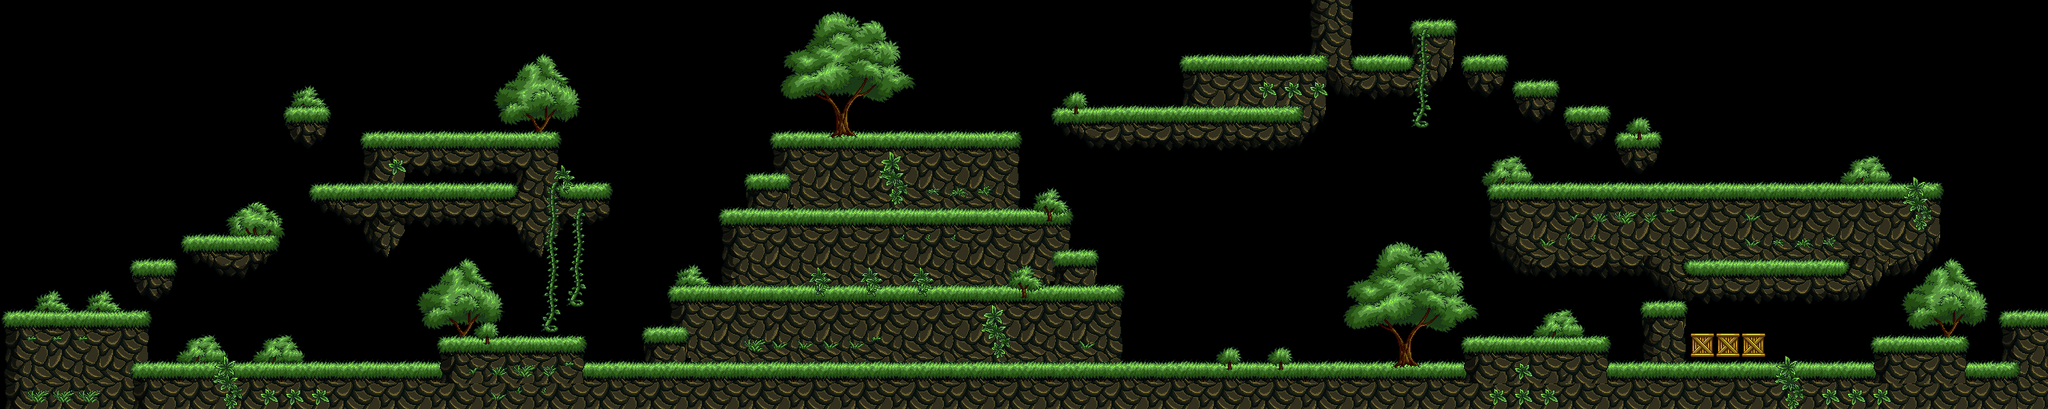

The image is a tile-based game level rendered from a .tmx file. Its description and source (layers, tilesets, objects; grid data summarised) follow:
An orthogonal 80x16 tile map with 32x32 px tiles, 6 tile layers (Tile Layer 5, Tile Layer 1, Tile Layer 2, Tile Layer 3, ...), 3 tilesets and 145 objects (coin, playerPositon, monster).

<map version="1.0" tiledversion="1.1.5" orientation="orthogonal" renderorder="right-down" width="80" height="16" tilewidth="32" tileheight="32" infinite="0" nextobjectid="199">
 <tileset firstgid="1" name="tiles" tilewidth="32" tileheight="32" tilecount="192" columns="48">
  <image source="tiles.png" width="1536" height="128" />
 </tileset>
 <tileset firstgid="193" name="objects" tilewidth="32" tileheight="32" tilecount="1920" columns="48">
  <image source="objects.png" width="1536" height="1280" />
 </tileset>
 <tileset firstgid="2113" name="details" tilewidth="32" tileheight="32" tilecount="39" columns="39">
  <image source="details.png" width="1248" height="32" />
 </tileset>
 <layer name="Tile Layer 5" width="80" height="16">
  <data>[1280 cells, 110 non-empty, 42 distinct tile ids]</data>
 </layer>
 <layer name="Tile Layer 1" width="80" height="16">
  <data>[1280 cells, 277 non-empty, 68 distinct tile ids]</data>
 </layer>
 <layer name="Tile Layer 2" width="80" height="16">
  <data>[1280 cells, 328 non-empty, 56 distinct tile ids]</data>
 </layer>
 <layer name="Tile Layer 3" width="80" height="16">
  <data>[1280 cells, 48 non-empty, 20 distinct tile ids]</data>
 </layer>
 <layer name="Tile Layer 4" width="80" height="16">
  <data>[1280 cells, 177 non-empty, 62 distinct tile ids]</data>
 </layer>
 <objectgroup name="goodobj">
  <object id="51" name="coin" x="299" y="402">
   <properties>
    <property name="ID" value="0" />
   </properties>
  </object>
  <object id="116" x="381" y="97">
   <properties>
    <property name="ID" value="1" />
   </properties>
  </object>
  <object id="117" x="317" y="251">
   <properties>
    <property name="ID" value="0" />
   </properties>
  </object>
  <object id="118" x="344" y="402">
   <properties>
    <property name="ID" value="0" />
   </properties>
  </object>
  <object id="119" x="395" y="401">
   <properties>
    <property name="ID" value="0" />
   </properties>
  </object>
  <object id="120" x="554" y="203">
   <properties>
    <property name="ID" value="1" />
   </properties>
  </object>
  <object id="121" x="586" y="204">
   <properties>
    <property name="ID" value="1" />
   </properties>
  </object>
  <object id="122" x="621" y="202">
   <properties>
    <property name="ID" value="1" />
   </properties>
  </object>
  <object id="123" x="733" y="195">
   <properties>
    <property name="ID" value="0" />
   </properties>
  </object>
  <object id="124" x="815" y="241">
   <properties>
    <property name="ID" value="0" />
   </properties>
  </object>
  <object id="125" x="845" y="271">
   <properties>
    <property name="ID" value="0" />
   </properties>
  </object>
  <object id="126" x="875" y="303">
   <properties>
    <property name="ID" value="0" />
   </properties>
  </object>
  <object id="127" x="1525" y="98">
   <properties>
    <property name="ID" value="1" />
   </properties>
  </object>
  <object id="128" x="1562" y="98">
   <properties>
    <property name="ID" value="1" />
   </properties>
  </object>
  <object id="129" x="1605" y="98">
   <properties>
    <property name="ID" value="1" />
   </properties>
  </object>
  <object id="130" x="1676" y="207">
   <properties>
    <property name="ID" value="0" />
   </properties>
  </object>
  <object id="131" x="1673" y="243">
   <properties>
    <property name="ID" value="0" />
   </properties>
  </object>
  <object id="132" x="1672" y="276">
   <properties>
    <property name="ID" value="0" />
   </properties>
  </object>
  <object id="133" x="1672" y="310">
   <properties>
    <property name="ID" value="0" />
   </properties>
  </object>
  <object id="134" x="1671" y="343">
   <properties>
    <property name="ID" value="0" />
   </properties>
  </object>
  <object id="136" x="645" y="275">
   <properties>
    <property name="ID" value="0" />
   </properties>
  </object>
  <object id="137" x="645" y="308">
   <properties>
    <property name="ID" value="0" />
   </properties>
  </object>
  <object id="138" x="647" y="341">
   <properties>
    <property name="ID" value="0" />
   </properties>
  </object>
  <object id="140" x="1855" y="36">
   <properties>
    <property name="ID" value="0" />
   </properties>
  </object>
  <object id="143" x="1926" y="60">
   <properties>
    <property name="ID" value="0" />
   </properties>
  </object>
  <object id="144" x="1987" y="97">
   <properties>
    <property name="ID" value="0" />
   </properties>
  </object>
  <object id="145" x="2047" y="130">
   <properties>
    <property name="ID" value="0" />
   </properties>
  </object>
  <object id="146" x="2345" y="176">
   <properties>
    <property name="ID" value="1" />
   </properties>
  </object>
  <object id="147" x="2383" y="176">
   <properties>
    <property name="ID" value="1" />
   </properties>
  </object>
  <object id="148" x="516" y="399">
   <properties>
    <property name="ID" value="1" />
   </properties>
  </object>
  <object id="149" x="1632" y="421">
   <properties>
    <property name="ID" value="1" />
   </properties>
  </object>
  <object id="150" x="1674" y="418">
   <properties>
    <property name="ID" value="1" />
   </properties>
  </object>
  <object id="151" x="1713" y="417">
   <properties>
    <property name="ID" value="1" />
   </properties>
  </object>
  <object id="158" x="1190" y="317">
   <properties>
    <property name="ID" value="1" />
   </properties>
  </object>
  <object id="159" x="1226" y="316">
   <properties>
    <property name="ID" value="1" />
   </properties>
  </object>
  <object id="160" x="1260" y="315">
   <properties>
    <property name="ID" value="1" />
   </properties>
  </object>
  <object id="161" x="1010" y="222">
   <properties>
    <property name="ID" value="1" />
   </properties>
  </object>
  <object id="164" x="1047" y="222">
   <properties>
    <property name="ID" value="1" />
   </properties>
  </object>
  <object id="165" x="2302" y="175">
   <properties>
    <property name="ID" value="1" />
   </properties>
  </object>
  <object id="166" x="2352" y="390">
   <properties>
    <property name="ID" value="1" />
   </properties>
  </object>
  <object id="167" x="1203" y="131">
   <properties>
    <property name="ID" value="1" />
   </properties>
  </object>
  <object id="168" x="979" y="131">
   <properties>
    <property name="ID" value="0" />
   </properties>
  </object>
  <object id="170" x="824" y="384">
   <properties>
    <property name="ID" value="1" />
   </properties>
  </object>
  <object id="172" x="1060" y="410">
   <properties>
    <property name="ID" value="0" />
   </properties>
  </object>
  <object id="173" x="1234" y="403">
   <properties>
    <property name="ID" value="1" />
   </properties>
  </object>
  <object id="174" x="1273" y="403">
   <properties>
    <property name="ID" value="1" />
   </properties>
  </object>
  <object id="175" x="1309" y="401">
   <properties>
    <property name="ID" value="1" />
   </properties>
  </object>
  <object id="176" x="687" y="307">
   <properties>
    <property name="ID" value="1" />
   </properties>
  </object>
  <object id="177" x="684" y="341">
   <properties>
    <property name="ID" value="1" />
   </properties>
  </object>
  <object id="178" x="947" y="184">
   <properties>
    <property name="ID" value="1" />
   </properties>
  </object>
  <object id="179" x="1240" y="130">
   <properties>
    <property name="ID" value="1" />
   </properties>
  </object>
  <object id="181" x="1357" y="288">
   <properties>
    <property name="ID" value="1" />
   </properties>
  </object>
  </objectgroup>
 <layer name="Tile Layer 6" width="80" height="16">
  <data>[1280 cells, 40 non-empty, 11 distinct tile ids]</data>
 </layer>
 <objectgroup name="Positions">
  <!-- 1 objects omitted --></objectgroup>
 <objectgroup name="Monsters">
  <!-- 42 objects omitted --></objectgroup>
 <objectgroup name="Colliders">
  <!-- 36 objects omitted --></objectgroup>
</map>
<!-- 93 of 145 objects omitted -->
